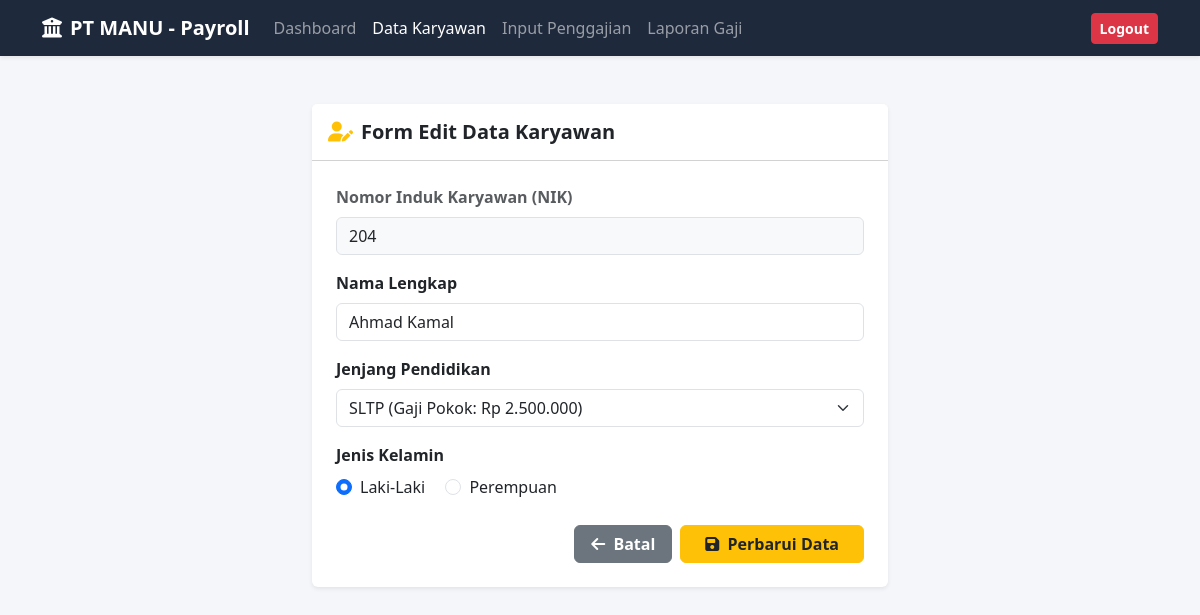
Screenshot of /karyawan_edit.php?nik=204 (signed in) with the database file from the repository.
### tables this page shows
CREATE TABLE `karyawan` (
  `nik` varchar(20) NOT NULL,
  `nama` varchar(100) NOT NULL,
  `pendidikan` varchar(10) NOT NULL,
  `jekel` enum('LK','PR') NOT NULL,  
  PRIMARY KEY (`nik`),
  FOREIGN KEY (`pendidikan`) REFERENCES `gaji_pokok` (`pendidikan`) ON UPDATE CASCADE
);

### karyawan_edit.php (the view, shortened to what this page needs)
<?php
include 'koneksi.php';
$nik_lama = $conn->real_escape_string($_GET['nik']);
$query_ambil = "SELECT * FROM karyawan WHERE nik = '$nik_lama'";
$result_ambil = $conn->query($query_ambil);
$karyawan = $result_ambil->fetch_assoc();
?>
<!DOCTYPE html>
<html lang="en">
<head>
    <link href="https://cdn.jsdelivr.net/npm/bootstrap@5.3.0/dist/css/bootstrap.min.css" rel="stylesheet">
    <link href="https://cdnjs.cloudflare.com/ajax/libs/font-awesome/6.4.0/css/all.min.css" rel="stylesheet">
</head>
<body>
<nav class="navbar navbar-expand-lg navbar-dark navbar-custom shadow-sm">
    <div class="container">
        <a class="navbar-brand fw-bold" href="dashboard.php"><i class="fa-solid fa-building-columns me-2"></i>PT MANU - Payroll</a>
        <div class="collapse navbar-collapse" id="navbarNav">
            <ul class="navbar-nav me-auto">
                <li class="nav-item"><a class="nav-link" href="dashboard.php">Dashboard</a></li>
                <li class="nav-item"><a class="nav-link active" href="karyawan.php">Data Karyawan</a></li>
                <li class="nav-item"><a class="nav-link" href="payroll.php">Input Penggajian</a></li>
                <li class="nav-item"><a class="nav-link" href="laporan.php">Laporan Gaji</a></li>
            </ul>
            <a href="logout.php" class="btn btn-danger btn-sm fw-semibold">Logout</a>
        </div>
    </div>
</nav>
<div class="container mt-5" style="max-width: 600px;">
    <div class="card shadow-sm border-0">
        <div class="card-header bg-white py-3">
            <h5 class="mb-0 fw-bold text-dark"><i class="fa-solid fa-user-pen me-2 text-warning"></i>Form Edit Data Karyawan</h5>
        </div>
        <div class="card-body p-4">
            <form action="" method="POST">
                <div class="mb-3">
                    <label class="form-label fw-semibold text-muted">Nomor Induk Karyawan (NIK)</label>
                    <input type="text" class="form-control bg-light" value="<?php echo $karyawan['nik']; ?>" readonly>
                </div>
                <div class="mb-3">
                    <label for="nama" class="form-label fw-semibold">Nama Lengkap</label>
                    <input type="text" name="nama" id="nama" class="form-control" value="<?php echo htmlspecialchars($karyawan['nama']); ?>" required autocomplete="off">
                </div>
                <div class="mb-3">
                    <label for="pendidikan" class="form-label fw-semibold">Jenjang Pendidikan</label>
                    <select name="pendidikan" id="pendidikan" class="form-select" required>
                        <option value="SLTP" <?php if($karyawan['pendidikan'] == 'SLTP') echo 'selected'; ?>>SLTP (Gaji Pokok: Rp 2.500.000)</option>
                    </select>
                </div>
                <div class="mb-3">
                    <label class="form-label fw-semibold d-block">Jenis Kelamin</label>
                    <div class="form-check form-check-inline">
                        <input class="form-check-input" type="radio" name="jekel" id="lk" value="LK" <?php if($karyawan['jekel'] == 'LK') echo 'checked'; ?> required>
                        <label class="form-check-label" for="lk">Laki-Laki</label>
                    </div>
                    <div class="form-check form-check-inline">
                        <input class="form-check-input" type="radio" name="jekel" id="pr" value="PR" <?php if($karyawan['jekel'] == 'PR') echo 'checked'; ?> required>
                        <label class="form-check-label" for="pr">Perempuan</label>
                    </div>
                </div>
                <div class="d-flex justify-content-end gap-2 mt-4">
                    <a href="karyawan.php" class="btn btn-secondary px-3 fw-semibold"><i class="fa-solid fa-arrow-left me-1"></i> Batal</a>
                    <button type="submit" class="btn btn-warning px-4 fw-semibold text-dark"><i class="fa-solid fa-floppy-disk me-1"></i> Perbarui Data</button>
                </div>
            </form>
        </div>
    </div>
</div>
</body>
</html>

### karyawan_edit.php (style rules this page uses)
body { background-color: #f4f6f9; }
.navbar-custom { background-color: #1e293b; }

### rows the page displays
karyawan: nik "204", nama "Ahmad Kamal", pendidikan "SLTP (Gaji Pokok: Rp 2.500.000)", jekel "☑ Laki-Laki", jekel "☐ Perempuan"
